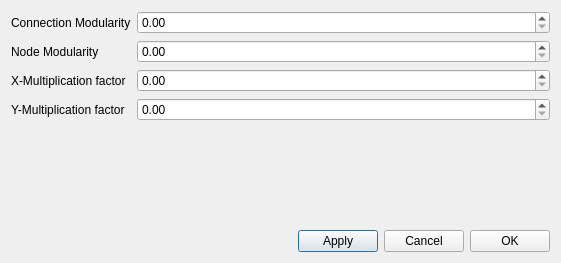
<?xml version="1.0" encoding="UTF-8"?>
<ui version="4.0">
 <class>Dialog</class>
 <widget class="QDialog" name="Dialog">
  <property name="geometry">
   <rect>
    <x>0</x>
    <y>0</y>
    <width>561</width>
    <height>263</height>
   </rect>
  </property>
  <property name="windowTitle">
   <string>Dialog</string>
  </property>
  <layout class="QGridLayout" name="gridLayout">
   <item row="1" column="0">
    <layout class="QVBoxLayout" name="verticalLayout">
     <item>
      <layout class="QHBoxLayout" name="horizontalLayout_4">
       <item>
        <spacer name="horizontalSpacer">
         <property name="orientation">
          <enum>Qt::Horizontal</enum>
         </property>
         <property name="sizeHint" stdset="0">
          <size>
           <width>40</width>
           <height>20</height>
          </size>
         </property>
        </spacer>
       </item>
       <item>
        <widget class="QPushButton" name="pushButton_2">
         <property name="text">
          <string>Apply</string>
         </property>
        </widget>
       </item>
       <item>
        <widget class="QPushButton" name="pushButton_3">
         <property name="text">
          <string>Cancel</string>
         </property>
        </widget>
       </item>
       <item>
        <widget class="QPushButton" name="pushButton">
         <property name="text">
          <string>OK</string>
         </property>
        </widget>
       </item>
      </layout>
     </item>
    </layout>
   </item>
   <item row="0" column="0">
    <layout class="QFormLayout" name="formLayout">
     <property name="fieldGrowthPolicy">
      <enum>QFormLayout::AllNonFixedFieldsGrow</enum>
     </property>
     <item row="0" column="0">
      <widget class="QLabel" name="label">
       <property name="text">
        <string>Connection Modularity</string>
       </property>
      </widget>
     </item>
     <item row="0" column="1">
      <widget class="QDoubleSpinBox" name="doubleSpinBox"/>
     </item>
     <item row="1" column="0">
      <widget class="QLabel" name="label_2">
       <property name="text">
        <string>Node Modularity</string>
       </property>
      </widget>
     </item>
     <item row="1" column="1">
      <widget class="QDoubleSpinBox" name="doubleSpinBox_2"/>
     </item>
     <item row="2" column="0">
      <widget class="QLabel" name="label_3">
       <property name="text">
        <string>X-Multiplication factor</string>
       </property>
      </widget>
     </item>
     <item row="2" column="1">
      <widget class="QDoubleSpinBox" name="doubleSpinBox_3"/>
     </item>
     <item row="3" column="0">
      <widget class="QLabel" name="label_4">
       <property name="text">
        <string>Y-Multiplication factor</string>
       </property>
      </widget>
     </item>
     <item row="3" column="1">
      <widget class="QDoubleSpinBox" name="doubleSpinBox_4"/>
     </item>
     <item row="4" column="1">
      <spacer name="verticalSpacer">
       <property name="orientation">
        <enum>Qt::Vertical</enum>
       </property>
       <property name="sizeHint" stdset="0">
        <size>
         <width>20</width>
         <height>40</height>
        </size>
       </property>
      </spacer>
     </item>
    </layout>
   </item>
  </layout>
 </widget>
 <resources/>
 <connections/>
</ui>
